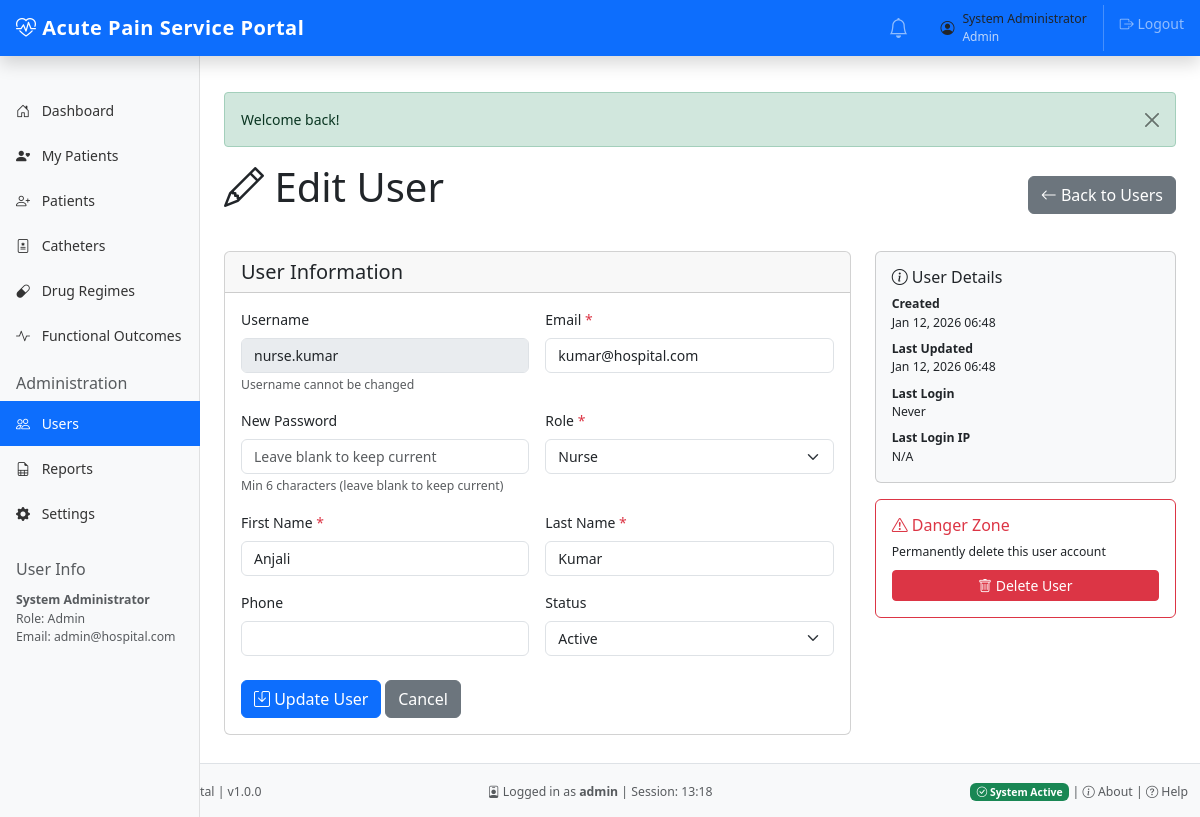
The app's page /users/edit/4 (signed in) with its own data.
### tables this page shows
CREATE TABLE IF NOT EXISTS users (
    id INT UNSIGNED AUTO_INCREMENT PRIMARY KEY,
    
     
    username VARCHAR(50) NOT NULL UNIQUE,
    email VARCHAR(100) NOT NULL UNIQUE,
    password_hash VARCHAR(255) NOT NULL,
    
     
    first_name VARCHAR(100) NOT NULL,
    last_name VARCHAR(100) NOT NULL,
    phone VARCHAR(20) NULL,
    
     
    role ENUM('attending', 'resident', 'nurse', 'admin') NOT NULL,
    status ENUM('active', 'inactive', 'suspended') DEFAULT 'active',
    
     
    remember_token VARCHAR(255) NULL,
    remember_token_expires DATETIME NULL,
    
     
    password_reset_token VARCHAR(255) NULL,
    password_reset_expires DATETIME NULL,
    
     
    last_login_at DATETIME NULL,
    last_login_ip VARCHAR(45) NULL,
    session_timeout INT DEFAULT 3600 COMMENT 'seconds',
    
     
    deleted_at DATETIME NULL,
    
     
    created_at DATETIME DEFAULT CURRENT_TIMESTAMP,
    updated_at DATETIME DEFAULT CURRENT_TIMESTAMP ON UPDATE CURRENT_TIMESTAMP,
    created_by INT UNSIGNED NULL,
    updated_by INT UNSIGNED NULL,
    
     
    INDEX idx_role (role),
    INDEX idx_status (status),
    INDEX idx_deleted (deleted_at),
    INDEX idx_remember_token (remember_token),
    INDEX idx_reset_token (password_reset_token),
    
     
    FOREIGN KEY (created_by) REFERENCES users(id) ON DELETE SET NULL,
    FOREIGN KEY (updated_by) REFERENCES users(id) ON DELETE SET NULL
    
);

### src/Controllers/UserController.php (called while the page is built, shortened)
<?php
class UserController extends BaseController {
    protected $userModel;
    public function __construct() {
        $this->userModel = new User();
    }
    public function edit($id) {
        $user = $this->userModel->find($id);
        $this->view('users/edit', ['user' => $user]);
    }
}

### config/config.php (called while the page is built, shortened)
<?php
require_once __DIR__ . '/database.php';
spl_autoload_register(function ($class) {
    $file = SRC_PATH . '/' . str_replace('\\', '/', $class) . '.php';
    if (file_exists($file)) {
        return true;
    }
    return false;
});
require_once SRC_PATH . '/Helpers/functions.php';

### config/database.php (called while the page is built, shortened)
<?php
class Database {
    private static $instance = null;
    private function __construct() {
        try {
            $dsn = sprintf(
                "mysql:host=%s;port=%s;dbname=%s;charset=%s",
                DB_HOST,
                DB_PORT,
                DB_NAME,
                DB_CHARSET
            );
            $options = [
                PDO::ATTR_ERRMODE => PDO::ERRMODE_EXCEPTION,
                PDO::ATTR_DEFAULT_FETCH_MODE => PDO::FETCH_ASSOC,
                PDO::ATTR_EMULATE_PREPARES => false,
                PDO::MYSQL_ATTR_INIT_COMMAND => "SET NAMES " . DB_CHARSET
            ];
            $this->connection = new PDO($dsn, DB_USER, DB_PASS, $options);
        } catch (PDOException $e) {
            error_log("Database connection failed: " . $e->getMessage());
            if (defined('APP_ENV') && APP_ENV === 'development') {
                die("<h1>Database Connection Failed</h1><p>" . $e->getMessage() . "</p><p>Please ensure MySQL is running and database exists.</p>");
            } else {
                die("<h1>Service Unavailable</h1><p>Please contact your system administrator.</p>");
            }
        }
    }
    public static function getInstance() {
        if (self::$instance === null) {
            self::$instance = new self();
        }
        return self::$instance->connection;
    }
}

### src/Models/BaseModel.php (called while the page is built, shortened)
<?php
abstract class BaseModel {
    protected $db;
    protected $table;
    protected $primaryKey = 'id';
    public function __construct() {
        $this->db = \Database::getInstance();
    }
    public function find($id) {
        $stmt = $this->db->prepare("SELECT * FROM {$this->table} WHERE {$this->primaryKey} = ? AND deleted_at IS NULL");
        $stmt->execute([$id]);
        return $stmt->fetch();
    }
}

### src/Helpers/functions.php (called while the page is built, shortened)
<?php
function e($string) {
    return htmlspecialchars($string ?? '', ENT_QUOTES, 'UTF-8');
}
function currentUser() {
    return [
        'id' => Helpers\Session::get('user_id'),
        'username' => Helpers\Session::get('username'),
        'email' => Helpers\Session::get('email'),
        'role' => Helpers\Session::get('role'),
        'first_name' => Helpers\Session::get('first_name'),
        'last_name' => Helpers\Session::get('last_name'),
    ];
}

### src/Helpers/Session.php (called while the page is built, shortened)
<?php
class Session {
    public static function get($key, $default = null) {
        return $_SESSION[$key] ?? $default;
    }
}

### src/Views/users/edit.php (the view, shortened to what this page needs)
<div class="d-flex justify-content-between align-items-center mb-4">
    <h1><i class="bi bi-pencil"></i> Edit User</h1>
    <a href="<?= BASE_URL ?>/users" class="btn btn-secondary">
        <i class="bi bi-arrow-left"></i> Back to Users
    </a>
</div>
<div class="row">
    <div class="col-md-8">
        <div class="card">
            <div class="card-header">
                <h5 class="mb-0">User Information</h5>
            </div>
            <div class="card-body">
                <form method="POST" action="<?= BASE_URL ?>/users/update/<?= $user['id'] ?>">
                    <div class="row g-3">
                        <div class="col-md-6">
                            <label for="username" class="form-label">Username</label>
                            <input type="text" class="form-control" id="username" value="<?= e($user['username']) ?>" disabled>
                            <small class="text-muted">Username cannot be changed</small>
                        </div>
                        <div class="col-md-6">
                            <label for="email" class="form-label">Email <span class="text-danger">*</span></label>
                            <input type="email" class="form-control" id="email" name="email" value="<?= e($user['email']) ?>" required>
                        </div>
                        <div class="col-md-6">
                            <label for="password" class="form-label">New Password</label>
                            <input type="password" class="form-control" id="password" name="password" placeholder="Leave blank to keep current">
                            <small class="text-muted">Min 6 characters (leave blank to keep current)</small>
                        </div>
                        <div class="col-md-6">
                            <label for="role" class="form-label">Role <span class="text-danger">*</span></label>
                            <select class="form-select" id="role" name="role" required>
                                <option value="nurse" <?= $user['role'] === 'nurse' ? 'selected' : '' ?>>Nurse</option>
                            </select>
                        </div>
                        <div class="col-md-6">
                            <label for="first_name" class="form-label">First Name <span class="text-danger">*</span></label>
                            <input type="text" class="form-control" id="first_name" name="first_name" value="<?= e($user['first_name']) ?>" required>
                        </div>
                        <div class="col-md-6">
                            <label for="last_name" class="form-label">Last Name <span class="text-danger">*</span></label>
                            <input type="text" class="form-control" id="last_name" name="last_name" value="<?= e($user['last_name']) ?>" required>
                        </div>
                        <div class="col-md-6">
                            <label for="phone" class="form-label">Phone</label>
                            <input type="tel" class="form-control" id="phone" name="phone" value="<?= e($user['phone'] ?? '') ?>">
                        </div>
                        <div class="col-md-6">
                            <label for="status" class="form-label">Status</label>
                            <select class="form-select" id="status" name="status">
                                <option value="active" <?= $user['status'] === 'active' ? 'selected' : '' ?>>Active</option>
                            </select>
                        </div>
                    </div>
                    <div class="mt-4">
                        <button type="submit" class="btn btn-primary">
                            <i class="bi bi-save"></i> Update User
                        </button>
                        <a href="<?= BASE_URL ?>/users" class="btn btn-secondary">Cancel</a>
                    </div>
                </form>
            </div>
        </div>
    </div>
    <div class="col-md-4">
        <div class="card bg-light">
            <div class="card-body">
                <h6 class="card-title"><i class="bi bi-info-circle"></i> User Details</h6>
                <dl class="mb-0 small">
                    <dt>Created</dt>
                    <dd><?= date('M d, Y H:i', strtotime($user['created_at'])) ?></dd>
                    <dt>Last Updated</dt>
                    <dd><?= date('M d, Y H:i', strtotime($user['updated_at'])) ?></dd>
                    <dt>Last Login</dt>
                    <dd><?= $user['last_login_at'] ? date('M d, Y H:i', strtotime($user['last_login_at'])) : 'Never' ?></dd>
                    <dt>Last Login IP</dt>
                    <dd class="mb-0"><?= $user['last_login_ip'] ?? 'N/A' ?></dd>
                </dl>
            </div>
        </div>
        <?php if ($user['id'] != currentUser()['id']): ?>
        <div class="card border-danger mt-3">
            <div class="card-body">
                <h6 class="card-title text-danger"><i class="bi bi-exclamation-triangle"></i> Danger Zone</h6>
                <p class="small mb-2">Permanently delete this user account</p>
                <form method="POST" action="<?= BASE_URL ?>/users/delete/<?= $user['id'] ?>" onsubmit="return confirm('Are you absolutely sure? This cannot be undone!');">
                    <button type="submit" class="btn btn-danger btn-sm w-100">
                        <i class="bi bi-trash"></i> Delete User
                    </button>
                </form>
            </div>
        </div>
        <?php endif; ?>
    </div>
</div>

### public/assets/css/main.css (style rules this page uses)
* { -webkit-font-smoothing: antialiased; -moz-osx-font-smoothing: grayscale; }
body { font-size: 14px; overflow-x: hidden; }
.form-label { margin-bottom: 0.5rem; font-weight: 500; }
.form-control, .form-select { font-size: 14px; }
.btn { transition: all 0.2s; }
h1, h2, h3 { margin-bottom: 1rem; }

### records on screen
users: username "nurse.kumar", email "kumar@hospital.com", role "Nurse", first_name "Anjali", last_name "Kumar", status "Active", created_at "Jan 12, 2026 06:48", updated_at "Jan 12, 2026 06:48", last_login_ip "N/A"

### other values on screen
APP_NAME "Acute Pain Service Portal"
$user['first_name'] . ' ' . $user['last_name'] "System Administrator"
$user['role'] "Admin"
currentUser()['first_name'] . ' ' . currentUser()['last_name'] "System Administrator"
currentUser()['role'] "Admin"
currentUser()['email'] "admin@hospital.com"
APP_VERSION "1.0.0"
currentUser()['username'] "admin"
